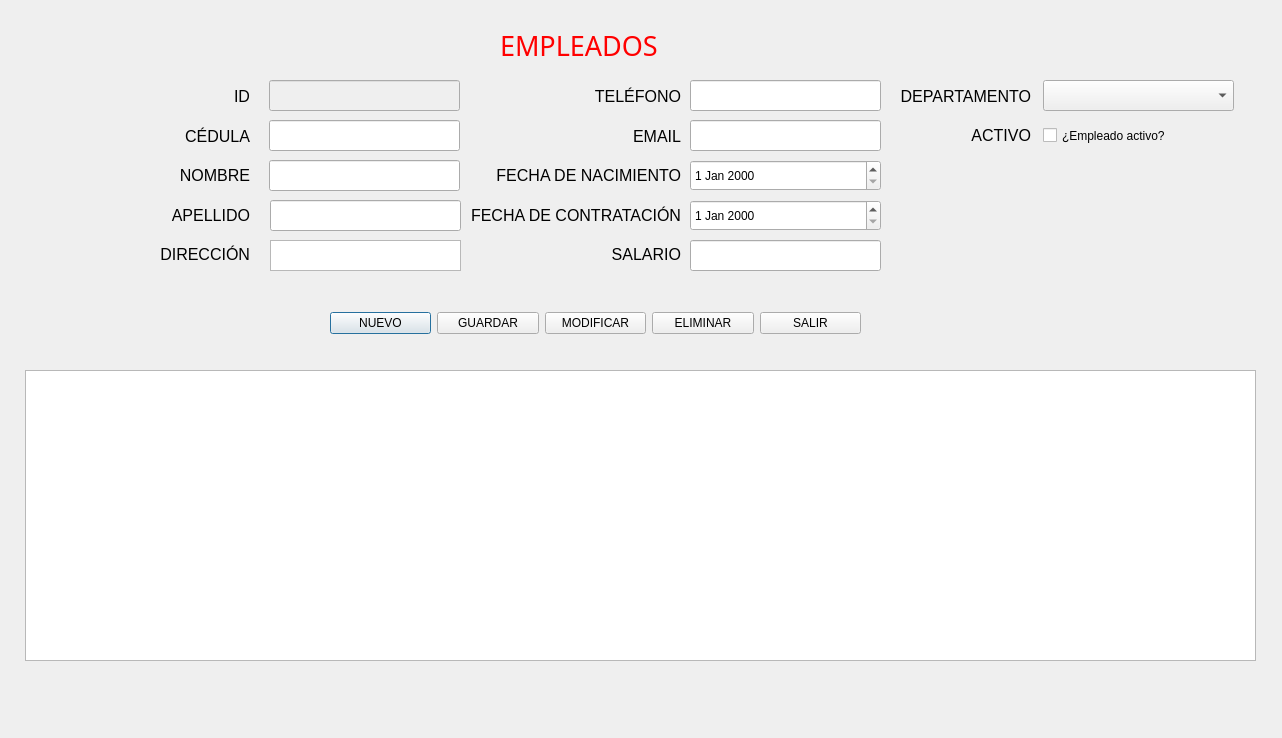
<?xml version="1.0" encoding="UTF-8"?>
<ui version="4.0">
 <class>Empleados</class>
 <widget class="QDialog" name="Empleados">
  <property name="geometry">
   <rect>
    <x>0</x>
    <y>0</y>
    <width>1282</width>
    <height>738</height>
   </rect>
  </property>
  <property name="windowTitle">
   <string>Empleados</string>
  </property>
  <widget class="QCheckBox" name="chkActivo">
   <property name="geometry">
    <rect>
     <x>1043</x>
     <y>120</y>
     <width>191</width>
     <height>31</height>
    </rect>
   </property>
   <property name="text">
    <string>¿Empleado activo?</string>
   </property>
  </widget>
  <widget class="QLineEdit" name="txtTelefono">
   <property name="geometry">
    <rect>
     <x>690</x>
     <y>80</y>
     <width>191</width>
     <height>31</height>
    </rect>
   </property>
  </widget>
  <widget class="QLineEdit" name="txtID">
   <property name="enabled">
    <bool>false</bool>
   </property>
   <property name="geometry">
    <rect>
     <x>269</x>
     <y>80</y>
     <width>191</width>
     <height>31</height>
    </rect>
   </property>
  </widget>
  <widget class="QLineEdit" name="txtNombre">
   <property name="geometry">
    <rect>
     <x>269</x>
     <y>160</y>
     <width>191</width>
     <height>31</height>
    </rect>
   </property>
  </widget>
  <widget class="QWidget" name="layoutWidget_3">
   <property name="geometry">
    <rect>
     <x>470</x>
     <y>80</y>
     <width>211</width>
     <height>191</height>
    </rect>
   </property>
   <layout class="QVBoxLayout" name="_3">
    <item>
     <widget class="QLabel" name="labelTelefono">
      <property name="font">
       <font>
        <family>Segoe UI</family>
        <pointsize>12</pointsize>
       </font>
      </property>
      <property name="text">
       <string>TELÉFONO</string>
      </property>
      <property name="alignment">
       <set>Qt::AlignmentFlag::AlignRight|Qt::AlignmentFlag::AlignTrailing|Qt::AlignmentFlag::AlignVCenter</set>
      </property>
     </widget>
    </item>
    <item>
     <widget class="QLabel" name="labelEmail">
      <property name="font">
       <font>
        <family>Segoe UI</family>
        <pointsize>12</pointsize>
       </font>
      </property>
      <property name="text">
       <string>EMAIL</string>
      </property>
      <property name="alignment">
       <set>Qt::AlignmentFlag::AlignRight|Qt::AlignmentFlag::AlignTrailing|Qt::AlignmentFlag::AlignVCenter</set>
      </property>
     </widget>
    </item>
    <item>
     <widget class="QLabel" name="labelFechaNacimiento">
      <property name="font">
       <font>
        <pointsize>12</pointsize>
       </font>
      </property>
      <property name="text">
       <string>FECHA DE NACIMIENTO</string>
      </property>
      <property name="alignment">
       <set>Qt::AlignmentFlag::AlignRight|Qt::AlignmentFlag::AlignTrailing|Qt::AlignmentFlag::AlignVCenter</set>
      </property>
     </widget>
    </item>
    <item>
     <widget class="QLabel" name="labelFechaContratacion">
      <property name="font">
       <font>
        <pointsize>12</pointsize>
       </font>
      </property>
      <property name="text">
       <string>FECHA DE CONTRATACIÓN</string>
      </property>
      <property name="alignment">
       <set>Qt::AlignmentFlag::AlignRight|Qt::AlignmentFlag::AlignTrailing|Qt::AlignmentFlag::AlignVCenter</set>
      </property>
     </widget>
    </item>
    <item>
     <widget class="QLabel" name="labelSalario">
      <property name="font">
       <font>
        <pointsize>12</pointsize>
       </font>
      </property>
      <property name="text">
       <string>SALARIO</string>
      </property>
      <property name="alignment">
       <set>Qt::AlignmentFlag::AlignRight|Qt::AlignmentFlag::AlignTrailing|Qt::AlignmentFlag::AlignVCenter</set>
      </property>
     </widget>
    </item>
   </layout>
  </widget>
  <widget class="QComboBox" name="cbDepartamento">
   <property name="geometry">
    <rect>
     <x>1043</x>
     <y>80</y>
     <width>191</width>
     <height>31</height>
    </rect>
   </property>
  </widget>
  <widget class="QTableView" name="tablaEmpleados">
   <property name="geometry">
    <rect>
     <x>25</x>
     <y>370</y>
     <width>1231</width>
     <height>291</height>
    </rect>
   </property>
  </widget>
  <widget class="QWidget" name="layoutWidget">
   <property name="geometry">
    <rect>
     <x>59</x>
     <y>80</y>
     <width>191</width>
     <height>191</height>
    </rect>
   </property>
   <layout class="QVBoxLayout" name="_2">
    <item>
     <widget class="QLabel" name="labelID">
      <property name="font">
       <font>
        <family>Segoe UI</family>
        <pointsize>12</pointsize>
       </font>
      </property>
      <property name="text">
       <string>ID</string>
      </property>
      <property name="alignment">
       <set>Qt::AlignmentFlag::AlignRight|Qt::AlignmentFlag::AlignTrailing|Qt::AlignmentFlag::AlignVCenter</set>
      </property>
     </widget>
    </item>
    <item>
     <widget class="QLabel" name="labelCedula">
      <property name="font">
       <font>
        <family>Segoe UI</family>
        <pointsize>12</pointsize>
       </font>
      </property>
      <property name="text">
       <string>CÉDULA</string>
      </property>
      <property name="alignment">
       <set>Qt::AlignmentFlag::AlignRight|Qt::AlignmentFlag::AlignTrailing|Qt::AlignmentFlag::AlignVCenter</set>
      </property>
     </widget>
    </item>
    <item>
     <widget class="QLabel" name="labelNombre">
      <property name="font">
       <font>
        <pointsize>12</pointsize>
       </font>
      </property>
      <property name="text">
       <string>NOMBRE</string>
      </property>
      <property name="alignment">
       <set>Qt::AlignmentFlag::AlignRight|Qt::AlignmentFlag::AlignTrailing|Qt::AlignmentFlag::AlignVCenter</set>
      </property>
     </widget>
    </item>
    <item>
     <widget class="QLabel" name="labelApellido">
      <property name="font">
       <font>
        <pointsize>12</pointsize>
       </font>
      </property>
      <property name="text">
       <string>APELLIDO</string>
      </property>
      <property name="alignment">
       <set>Qt::AlignmentFlag::AlignRight|Qt::AlignmentFlag::AlignTrailing|Qt::AlignmentFlag::AlignVCenter</set>
      </property>
     </widget>
    </item>
    <item>
     <widget class="QLabel" name="labelDireccion">
      <property name="font">
       <font>
        <pointsize>12</pointsize>
       </font>
      </property>
      <property name="text">
       <string>DIRECCIÓN</string>
      </property>
      <property name="alignment">
       <set>Qt::AlignmentFlag::AlignRight|Qt::AlignmentFlag::AlignTrailing|Qt::AlignmentFlag::AlignVCenter</set>
      </property>
     </widget>
    </item>
   </layout>
  </widget>
  <widget class="QLineEdit" name="txtCedula">
   <property name="geometry">
    <rect>
     <x>269</x>
     <y>120</y>
     <width>191</width>
     <height>31</height>
    </rect>
   </property>
  </widget>
  <widget class="QWidget" name="layoutWidget_2">
   <property name="geometry">
    <rect>
     <x>330</x>
     <y>310</y>
     <width>531</width>
     <height>26</height>
    </rect>
   </property>
   <layout class="QHBoxLayout" name="horizontalLayout">
    <item>
     <widget class="QPushButton" name="btnNuevo">
      <property name="text">
       <string>NUEVO</string>
      </property>
      <property name="icon">
       <iconset theme="QIcon::ThemeIcon::FolderNew"/>
      </property>
     </widget>
    </item>
    <item>
     <widget class="QPushButton" name="btnGuardar">
      <property name="text">
       <string>GUARDAR</string>
      </property>
      <property name="icon">
       <iconset theme="QIcon::ThemeIcon::DocumentSave"/>
      </property>
     </widget>
    </item>
    <item>
     <widget class="QPushButton" name="btnModificar">
      <property name="text">
       <string>MODIFICAR</string>
      </property>
      <property name="icon">
       <iconset theme="QIcon::ThemeIcon::MailMessageNew"/>
      </property>
     </widget>
    </item>
    <item>
     <widget class="QPushButton" name="btnEliminar">
      <property name="text">
       <string>ELIMINAR</string>
      </property>
      <property name="icon">
       <iconset theme="QIcon::ThemeIcon::ApplicationExit"/>
      </property>
     </widget>
    </item>
    <item>
     <widget class="QPushButton" name="btnSalir">
      <property name="text">
       <string>SALIR</string>
      </property>
      <property name="icon">
       <iconset theme="QIcon::ThemeIcon::SystemLogOut"/>
      </property>
     </widget>
    </item>
   </layout>
  </widget>
  <widget class="QLabel" name="label">
   <property name="geometry">
    <rect>
     <x>500</x>
     <y>30</y>
     <width>171</width>
     <height>31</height>
    </rect>
   </property>
   <property name="font">
    <font>
     <family>MV Boli</family>
     <pointsize>20</pointsize>
     <underline>false</underline>
    </font>
   </property>
   <property name="styleSheet">
    <string notr="true">color: rgb(255, 0, 0);</string>
   </property>
   <property name="text">
    <string>EMPLEADOS</string>
   </property>
   <property name="textFormat">
    <enum>Qt::TextFormat::AutoText</enum>
   </property>
  </widget>
  <widget class="QLineEdit" name="txtSalario">
   <property name="geometry">
    <rect>
     <x>690</x>
     <y>240</y>
     <width>191</width>
     <height>31</height>
    </rect>
   </property>
  </widget>
  <widget class="QLineEdit" name="txtEmail">
   <property name="geometry">
    <rect>
     <x>690</x>
     <y>120</y>
     <width>191</width>
     <height>31</height>
    </rect>
   </property>
  </widget>
  <widget class="QDateEdit" name="dtFechaNacimiento">
   <property name="geometry">
    <rect>
     <x>690</x>
     <y>160</y>
     <width>191</width>
     <height>31</height>
    </rect>
   </property>
  </widget>
  <widget class="QDateEdit" name="dtFechaContratacion">
   <property name="geometry">
    <rect>
     <x>690</x>
     <y>200</y>
     <width>191</width>
     <height>31</height>
    </rect>
   </property>
  </widget>
  <widget class="QTextEdit" name="txtDireccion">
   <property name="geometry">
    <rect>
     <x>270</x>
     <y>240</y>
     <width>191</width>
     <height>31</height>
    </rect>
   </property>
  </widget>
  <widget class="QLineEdit" name="txtApellido">
   <property name="geometry">
    <rect>
     <x>270</x>
     <y>200</y>
     <width>191</width>
     <height>31</height>
    </rect>
   </property>
  </widget>
  <widget class="QWidget" name="">
   <property name="geometry">
    <rect>
     <x>900</x>
     <y>80</y>
     <width>131</width>
     <height>71</height>
    </rect>
   </property>
   <layout class="QVBoxLayout" name="verticalLayout">
    <item>
     <widget class="QLabel" name="labelDepartamento">
      <property name="font">
       <font>
        <pointsize>12</pointsize>
       </font>
      </property>
      <property name="text">
       <string>DEPARTAMENTO</string>
      </property>
      <property name="alignment">
       <set>Qt::AlignmentFlag::AlignRight|Qt::AlignmentFlag::AlignTrailing|Qt::AlignmentFlag::AlignVCenter</set>
      </property>
     </widget>
    </item>
    <item>
     <widget class="QLabel" name="labelActivo">
      <property name="font">
       <font>
        <pointsize>12</pointsize>
       </font>
      </property>
      <property name="text">
       <string>ACTIVO</string>
      </property>
      <property name="alignment">
       <set>Qt::AlignmentFlag::AlignRight|Qt::AlignmentFlag::AlignTrailing|Qt::AlignmentFlag::AlignVCenter</set>
      </property>
     </widget>
    </item>
   </layout>
  </widget>
 </widget>
 <resources/>
 <connections/>
</ui>
